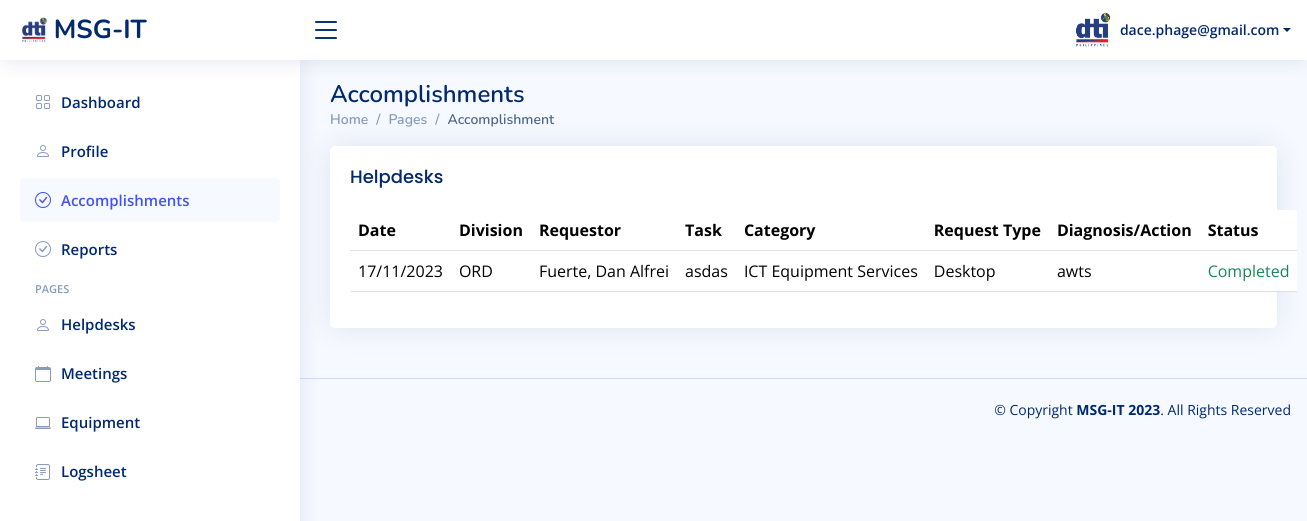
Screenshot of /accomplishments.php (signed in) with the database file from the repository.
### tables this page shows
CREATE TABLE `users` (
  `id` int NOT NULL AUTO_INCREMENT,
  `FirstName` varchar(100) NOT NULL,
  `MiddleName` varchar(100) DEFAULT NULL,
  `LastName` varchar(100) NOT NULL,
  `Email` varchar(100) NOT NULL,
  `Phone` varchar(100) NOT NULL,
  `Address` varchar(100) NOT NULL,
  `Username` varchar(100) NOT NULL,
  `Password` varchar(100) NOT NULL,
  `Role` enum('Admin','Staff','Student') NOT NULL DEFAULT 'Student',
  `ChangePassword` varchar(45) DEFAULT NULL,
  PRIMARY KEY (`id`),
  UNIQUE KEY `id_UNIQUE` (`id`),
  UNIQUE KEY `Email_UNIQUE` (`Email`),
  UNIQUE KEY `Username_UNIQUE` (`Username`)
);

CREATE TABLE `helpdesks` (
  `id` int NOT NULL AUTO_INCREMENT,
  `RequestNo` varchar(45) NOT NULL,
  `FirstName` varchar(45) NOT NULL,
  `LastName` varchar(45) NOT NULL,
  `Email` varchar(45) NOT NULL,
  `DivisionID` int NOT NULL,
  `DateRequested` date NOT NULL,
  `RequestType` enum('ICT Helpdesk','ICT Maintenance') DEFAULT 'ICT Helpdesk',
  `PropertyNo` varchar(45) DEFAULT NULL,
  `CategoryID` int NOT NULL,
  `SubCategoryID` int NOT NULL,
  `Complaints` text NOT NULL,
  `DateReceived` date DEFAULT NULL,
  `ReceivedBy` int DEFAULT NULL,
  `DateScheduled` date DEFAULT NULL,
  `RepairType` enum('Minor','Major') DEFAULT 'Minor',
  `DatetimeStarted` datetime DEFAULT NULL,
  `DatetimeFinished` datetime DEFAULT NULL,
  `Diagnosis` text,
  `Remarks` text,
  `ServicedBy` int DEFAULT NULL,
  `ApprovedBy` int DEFAULT NULL,
  `Status` enum('Pending','On Going','Completed','Denied','Cancelled','Unserviceable') DEFAULT 'Pending',
  `CreatedAt` timestamp NULL DEFAULT CURRENT_TIMESTAMP,
  `UpdatedAt` timestamp NULL DEFAULT CURRENT_TIMESTAMP ON UPDATE CURRENT_TIMESTAMP,
  PRIMARY KEY (`id`),
  UNIQUE KEY `id_UNIQUE` (`id`),
  UNIQUE KEY `RequestNo_UNIQUE` (`RequestNo`)
);

CREATE TABLE `divisions` (
  `id` int NOT NULL AUTO_INCREMENT,
  `Division` varchar(45) DEFAULT NULL,
  PRIMARY KEY (`id`)
);

CREATE TABLE `categories` (
  `id` int NOT NULL AUTO_INCREMENT,
  `Category` varchar(45) DEFAULT NULL,
  PRIMARY KEY (`id`)
);

CREATE TABLE `subcategories` (
  `id` int NOT NULL AUTO_INCREMENT,
  `CategoryID` int NOT NULL,
  `SubCategory` varchar(45) DEFAULT NULL,
  PRIMARY KEY (`id`,`CategoryID`)
);

### includes/conn.php (called while the page is built, shortened)
<?php
$website = "MSG-IT";

### includes/session.php (called while the page is built, shortened)
<?php
require_once "conn.php";
if (isset($_SESSION["id"]) && !empty($_SESSION["id"])) {
    $query = "SELECT * FROM `users` WHERE `id`=?";
    $result = $conn->execute_query($query, [$_SESSION["id"]]);
    if ($result && $result->num_rows > 0) {
        $acc = $result->fetch_object();
    } else {
        header("Location: login.php");
        exit();
    }
} else {
    header("Location: login.php");
    exit();
}

### accomplishments.php (the view, shortened to what this page needs)
<?php
$page = "Accomplishments";
require_once "includes/session.php";
require_once "components/header.php";
require_once "components/topbar.php";
require_once "components/sidebar.php";
?>
<main id="main" class="main">
    <div class="pagetitle">
        <h1>
            <?= $page ?>
        </h1>
        <nav>
            <ol class="breadcrumb">
                <li class="breadcrumb-item"><a href="index.html">Home</a></li>
                <li class="breadcrumb-item">Pages</li>
                <li class="breadcrumb-item active">Accomplishment</li>
            </ol>
        </nav>
    </div>
    <section class="section">
        <div class="row">
            <div class="col-lg-12">
                <div class="card">
                    <div class="card-body">
                        <h5 class="card-title">Helpdesks</h5>
                        <table class="table w-100" id="table">
                            <thead>
                                <tr>
                                    <th scope="col" class="text-nowrap">Date</th>
                                    <th scope="col" class="text-nowrap">Division</th>
                                    <th scope="col" class="text-nowrap">Requestor</th>
                                    <th scope="col" class="text-nowrap">Task</th>
                                    <th scope="col" class="text-nowrap">Category</th>
                                    <th scope="col" class="text-nowrap">Request Type</th>
                                    <th scope="col" class="text-nowrap">Diagnosis/Action</th>
                                    <th scope="col" class="text-nowrap">Status</th>
                                </tr>
                            </thead>
                            <tbody>
                                <?php
                                $result = $conn->query("SELECT * FROM helpdesks WHERE ServicedBy=$acc->id ORDER BY DateRequested ASC");
                                while ($row = $result->fetch_object()) {
                                ?>
                                    <tr>
                                        <td class="text-nowrap">
                                            <?= date_format(date_create($row->CreatedAt), 'd/m/Y') ?>
                                        </td>
                                        <td class="text-nowrap">
                                            <?= $conn->query("SELECT * FROM divisions WHERE id='" . $row->DivisionID . "'")->fetch_object()->Division ?>
                                        </td>
                                        <td class="text-nowrap">
                                            <?= $row->LastName ?>, <?= $row->FirstName ?>
                                        </td>
                                        <td class="text-wrap">
                                            <?= $row->Remarks ?>
                                        </td>
                                        <td class="text-nowrap">
                                            <?= $conn->query("SELECT * FROM Categories WHERE id='" . $row->CategoryID . "'")->fetch_object()->Category ?>
                                        </td>
                                        <td class="text-nowrap">
                                            <?= $conn->query("SELECT * FROM SubCategories WHERE id='" . $row->SubCategoryID . "'")->fetch_object()->SubCategory ?>
                                        </td>
                                        <td class="text-wrap">
                                            <?= $row->Diagnosis ?>
                                        </td>
                                        <td class="text-nowrap <?= $row->Status == "Pending" ? 'text-warning' : ($row->Status == "On Going" ? 'text-primary' : ($row->Status == "Completed" ? 'text-success' : ($row->Status == "Denied" ? 'text-danger' : ($row->Status == "Unserviceable" ? 'text-secondary' : 'text-info')))) ?>">
                                            <?= $row->Status ?>
                                        </td>
                                    </tr>
                                <?php
                                }
                                ?>
                            </tbody>
                        </table>
                    </div>
                </div>
            </div>
        </div>
    </section>
</main>
<?php
require_once "components/footer.php";
?>

### components/topbar.php (shortened to what this page needs)
<header id="header" class="header fixed-top d-flex align-items-center">
    <div class="d-flex align-items-center justify-content-between">
        <a href="#" class="logo d-flex align-items-center">
            <img src="assets/img/logo.png" alt="">
            <span class="d-none d-lg-block"><?= $website ?></span>
        </a>
        <i class="bi bi-list toggle-sidebar-btn"></i>
    </div>
    <nav class="header-nav ms-auto">
        <ul class="d-flex align-items-center">
            <li class="nav-item dropdown pe-3">
                <a class="nav-link nav-profile d-flex align-items-center pe-0" href="#" data-bs-toggle="dropdown">
                    <img src="assets/img/logo.png" alt="Profile">
                    <span class="d-none d-md-block dropdown-toggle ps-2"><?= $acc->Email ?></span>
                </a>
            </li>
        </ul>
    </nav>
</header>

### assets/css/style.css (style rules this page uses)
:root { scroll-behavior: smooth; }
body { font-family: "Open Sans", sans-serif; background: #f6f9ff; color: #444444; }
a { color: #4154f1; text-decoration: none; }
h1, h2, h3, h4, h5, h6 { font-family: "Nunito", sans-serif; }
#main { margin-top: 60px; padding: 20px 30px; transition: all 0.3s; }
.pagetitle { margin-bottom: 10px; }
.pagetitle h1 { font-size: 24px; margin-bottom: 0; font-weight: 600; color: #012970; }
.card { margin-bottom: 30px; border: none; border-radius: 5px; box-shadow: 0px 0 30px rgba(1, 41, 112, 0.1); }
.card-title { padding: 20px 0 15px 0; font-size: 18px; font-weight: 500; color: #012970; font-family: "Poppins", sans-serif; }
.card-body { padding: 0 20px 20px 20px; }
.breadcrumb { font-size: 14px; font-family: "Nunito", sans-serif; color: #899bbd; font-weight: 600; }
.breadcrumb a { color: #899bbd; transition: 0.3s; }
.breadcrumb .breadcrumb-item::before { color: #899bbd; }
.breadcrumb .active { color: #51678f; font-weight: 600; }
.logo { line-height: 1; }
@media (min-width: 1200px) { .logo { width: 280px; } }
.logo img { max-height: 26px; margin-right: 6px; }
.logo span { font-size: 26px; font-weight: 700; color: #012970; font-family: "Nunito", sans-serif; }
.header { transition: all 0.5s; z-index: 997; height: 60px; box-shadow: 0px 2px 20px rgba(1, 41, 112, 0.1); background-color: #fff; padding-left: 20px; }
.header .toggle-sidebar-btn { font-size: 32px; padding-left: 10px; cursor: pointer; color: #012970; }
.header-nav ul { list-style: none; }
.header-nav>ul { margin: 0; padding: 0; }
.header-nav .nav-profile { color: #012970; }
.header-nav .nav-profile img { max-height: 36px; }
.header-nav .nav-profile span { font-size: 14px; font-weight: 600; }
@media (min-width: 1200px) { #main, #footer { margin-left: 300px; } }

### rows the page displays
users: Email "dace.phage@gmail.com"
helpdesks: CreatedAt "17/11/2023", DivisionID.Division "ORD", LastName "Fuerte", FirstName "Dan Alfrei", Remarks "asdas", CategoryID.Category "ICT Equipment Services", SubCategoryID.SubCategory "Desktop", Diagnosis "awts", Status "Completed"

### other values shown
$website "MSG-IT"
$page "Accomplishments"
